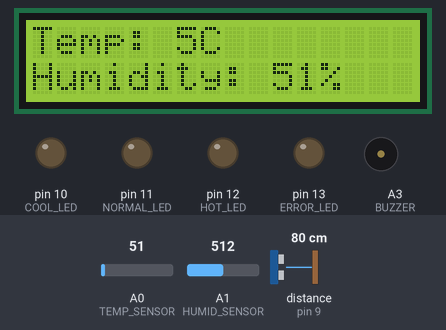
Bench run of a sketch on a simulated Arduino Uno, built with avr-gcc and run on an emulated ATmega328P. Shown: 16×2 character LCD, output pins drawn as LEDs (lit = HIGH), buzzer (waves = sounding). Wiring (inferred from the names in the program): ultrasonic range finder: trigger pin 8; echo pin 9. The inputs (shaded band) are chosen by the test bench; at power-on: distance to the obstacle (sensor on pin 9) 80 cm, A0 (TEMP_SENSOR) = 51, A1 (HUMID_SENSOR) = 512. The echo pulse lasts 58.3 µs per cm; pins used as bus, display or sensor lines are not drawn.

Above: at 2.1 s.
3.3 s: distance to the obstacle (sensor on pin 9) set to 54 cm
10.5 s: distance to the obstacle (sensor on pin 9) set to 48 cm
At 12.6 s:
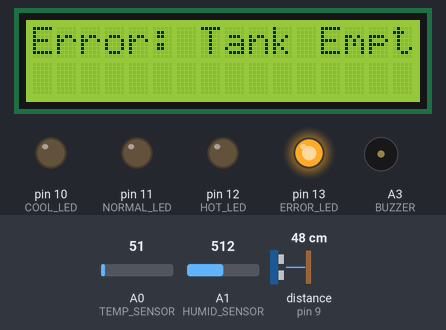
14.9 s: A0 (TEMP_SENSOR) set to 61
At 17.3 s:
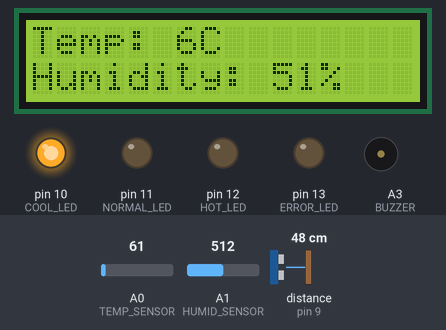
18.4 s: A1 (HUMID_SENSOR) set to 716
At 20.2 s:
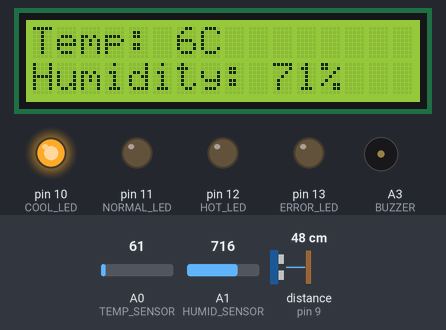
21.9 s: A0 (TEMP_SENSOR) set to 71
At 23.2 s:
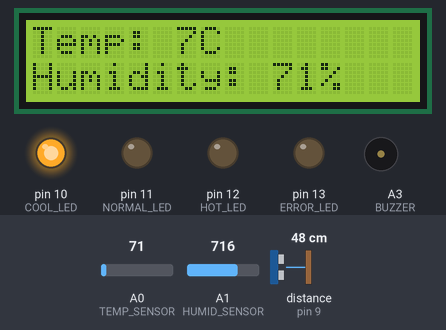
25.4 s: A1 (HUMID_SENSOR) set to 900
At 27.6 s:
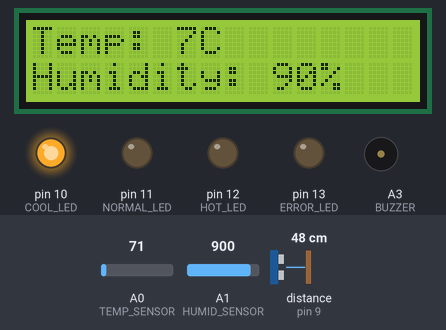
Timing chart, 0 to 29.1 s (numbered marks = the images above; inputs shaded):
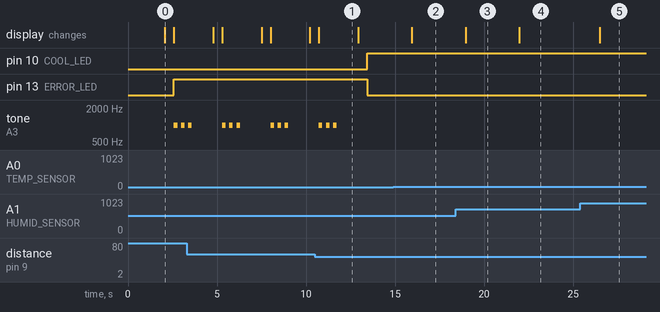

Measured:
- the behaviour switches between 51 and 50 cm on distance to the obstacle (sensor on pin 9) (found by bisection; images 0 and 1)
- after the input at 10.5 s, pin 10 (COOL_LED): LOW → HIGH after 2.9 s; pin 13 (ERROR_LED): HIGH → LOW after 2.9 s; tone on A3 (BUZZER): goes on until 11.7 s, then stays silent
- after the input at 14.9 s, the display: changes after 1.1 s (image 2)
- after the input at 18.4 s, the display: changes after 0.57 s (image 3)
- after the input at 21.9 s, the display: changes after 0.09 s (image 4)
- after the input at 25.4 s, the display: changes after 1.1 s (image 5)
- by itself, tone on A3 (BUZZER): repeats every 2.7 s: silent 1.7 s, 2 × (1000 Hz 0.20 s, silent 0.20 s), 1000 Hz 0.20 s

The sketch:

group_project1.ino
```cpp
#include <LiquidCrystal.h>

// Define pins for the LCD
const int RS = 7;  // Register Select pin
const int EN = 6;  // Enable pin
const int D4 = 5;  // Data pin D4
const int D5 = 4;  // Data pin D5
const int D6 = 3;  // Data pin D6
const int D7 = 2;  // Data pin D7

// Initialize the LiquidCrystal object
LiquidCrystal lcd(RS, EN, D4, D5, D6, D7);

// Define ultrasonic sensor pins
#define TRIG_PIN 8
#define ECHO_PIN 9

// Define LEDs and buzzer
#define COOL_LED 10
#define NORMAL_LED 11
#define HOT_LED 12
#define ERROR_LED 13
#define BUZZER A3

// Define potentiometer pins (simulating temperature and humidity)
#define TEMP_SENSOR A0
#define HUMID_SENSOR A1

void setup() {
  // Initialize LCD
  lcd.begin(16, 2);  // Set up LCD size (16 columns, 2 rows)

  // Initialize ultrasonic sensor pins
  pinMode(TRIG_PIN, OUTPUT);
  pinMode(ECHO_PIN, INPUT);

  // Initialize LEDs and buzzer
  pinMode(COOL_LED, OUTPUT);
  pinMode(NORMAL_LED, OUTPUT);
  pinMode(HOT_LED, OUTPUT);
  pinMode(ERROR_LED, OUTPUT);
  pinMode(BUZZER, OUTPUT);

  lcd.setCursor(0, 0);
  lcd.print("Water Dispenser");
  lcd.setCursor(0, 1);
  lcd.print("Initializing...");
  delay(2000);  // Delay for initialization
}

void loop() {
  // Get distance from ultrasonic sensor
  float distance = getDistance();

  // Read temperature and humidity values from potentiometers
  int temperature = analogRead(TEMP_SENSOR) / 10;  // Scale for simulation
  int humidity = analogRead(HUMID_SENSOR) / 10;

  // Update LCD display
  lcd.clear();
  lcd.setCursor(0, 0);
  lcd.print("Temp: ");
  lcd.print(temperature);
  lcd.print("C");

  lcd.setCursor(0, 1);
  lcd.print("Humidity: ");
  lcd.print(humidity);
  lcd.print("%");

  delay(500);  // Delay for stability

  // Check for errors based on distance or temperature
  if (distance > 50 || temperature > 40) {
    // Error state: tank empty or temperature high
    digitalWrite(ERROR_LED, HIGH);
    digitalWrite(COOL_LED, LOW);
    digitalWrite(NORMAL_LED, LOW);
    digitalWrite(HOT_LED, LOW);

    // Display error message on LCD
    lcd.clear();
    if (distance > 50) {
      lcd.setCursor(0, 0);
      lcd.print("Error: Tank Empty");
    } else if (temperature > 40) {
      lcd.setCursor(0, 0);
      lcd.print("Error: Temp High");
    }

    // Activate buzzer with beeping effect
    for (int i = 0; i < 3; i++) {  // Beep 3 times
      tone(BUZZER, 1000);  // Play tone at 1000 Hz
      delay(200);          // Keep the tone for 200 ms
      noTone(BUZZER);      // Stop the tone
      delay(200);          // Wait for 200 ms
    }
  } else {
    // Normal operation: choose LEDs based on temperature
    digitalWrite(ERROR_LED, LOW);
    noTone(BUZZER);

    if (temperature < 25) {
      digitalWrite(COOL_LED, HIGH);
      digitalWrite(NORMAL_LED, LOW);
      digitalWrite(HOT_LED, LOW);
    } else if (temperature >= 25 && temperature <= 40) {
      digitalWrite(COOL_LED, LOW);
      digitalWrite(NORMAL_LED, HIGH);
      digitalWrite(HOT_LED, LOW);
    } else {
      digitalWrite(COOL_LED, LOW);
      digitalWrite(NORMAL_LED, LOW);
      digitalWrite(HOT_LED, HIGH);
    }
  }

  delay(1000);  // Loop delay
}

float getDistance() {
  // Send a pulse
  digitalWrite(TRIG_PIN, LOW);
  delayMicroseconds(2);
  digitalWrite(TRIG_PIN, HIGH);
  delayMicroseconds(10);
  digitalWrite(TRIG_PIN, LOW);

  // Measure the echo pulse duration
  long duration = pulseIn(ECHO_PIN, HIGH);

  // Convert duration to distance in cm
  float distance = (duration * 0.034) / 2;
  return distance;
}
```
